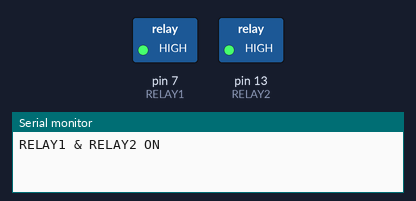
This sketch was run on a simulated Arduino Uno, built with avr-gcc and run on an emulated ATmega328P. Parts: switched loads named in the sketch (green lamp = pin HIGH), the last lines printed to the serial monitor.

Above: at 1.0 s.
At 3.0 s:
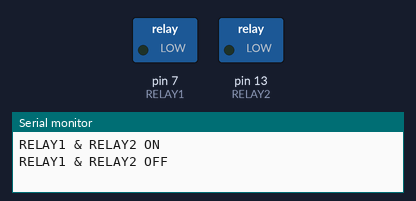
Timing chart, 0 to 5.2 s (numbered marks = the images above):
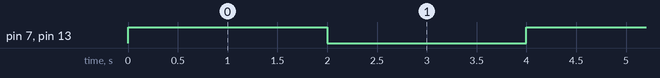

Measured:
- by itself, pin 7 (RELAY1), pin 13 (RELAY2): alternates HIGH for 2.0 s and LOW for 2.0 s

The sketch:

RELAY_INTERFACE.ino
```cpp
#define RELAY1 7
#define RELAY2 13

void setup() {
  // put your setup code here, to run once:
  pinMode(RELAY1, OUTPUT);
  pinMode(RELAY2, OUTPUT);
  Serial.begin(9600);
}

void loop() {
  // put your main code here, to run repeatedly:
  digitalWrite(RELAY1, HIGH);     // turn the RELAY1 on (HIGH is the voltage level)
  digitalWrite(RELAY2, HIGH);     // turn the RELAY2 on (HIGH is the voltage level)
  Serial.println("RELAY1 & RELAY2 ON");
  delay(2000);                       // wait for a second
  digitalWrite(RELAY1, LOW);      // turn the RELAY1 off by making the voltage LOW
  digitalWrite(RELAY2, LOW);      // turn the RELAY2 off by making the voltage LOW
  Serial.println("RELAY1 & RELAY2 OFF");
  delay(2000);                       // wait for a second
}
```
